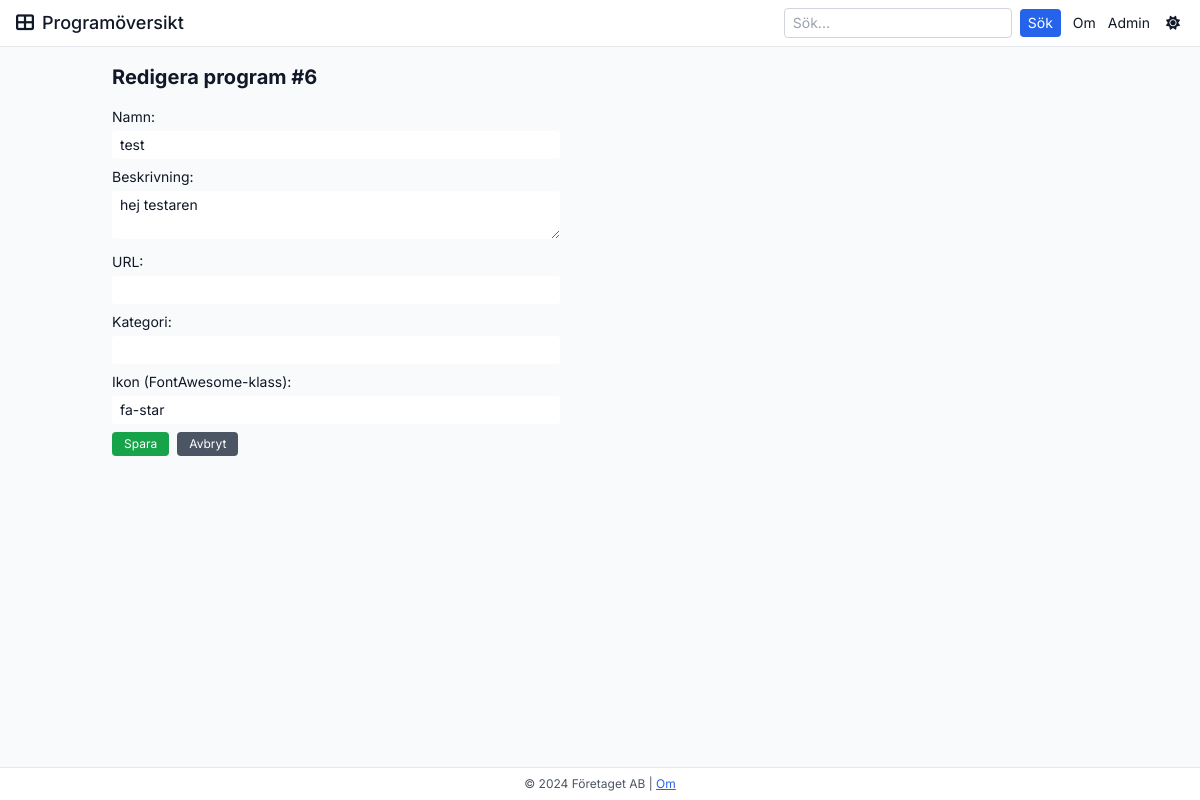
/admin/edit/6, run on the app's committed database.
### tables this page shows
CREATE TABLE programs (
            id INTEGER PRIMARY KEY AUTOINCREMENT,
            name TEXT NOT NULL,
            description TEXT,
            url TEXT,
            category TEXT,
            icon TEXT
        );

### app.py (the view)
@app.route('/admin/edit/<int:program_id>', methods=['GET', 'POST'])
def admin_edit(program_id):
    conn = get_db_connection()
    if request.method == 'POST':
        name = request.form.get('name', '').strip()
        description = request.form.get('description', '').strip()
        url = request.form.get('url', '').strip()
        category = request.form.get('category', '').strip()
        icon = request.form.get('icon', '').strip()
        conn.execute('UPDATE programs SET name = ?, description = ?, url = ?, category = ?, icon = ? WHERE id = ?',
                     (name, description, url, category, icon, program_id))
        conn.commit()
        conn.close()
        return redirect(url_for('admin'))
    else:
        row = conn.execute('SELECT id, name, description, url, category, icon FROM programs WHERE id = ?', (program_id,)).fetchone()
        conn.close()
        if row:
            prog = Program(id=row["id"], name=row["name"], description=row["description"], url=row["url"], category=row["category"], icon=row["icon"])
            return render_template('edit_program.html', program=prog)
        else:
            return redirect(url_for('admin'))

### app.py (called while the page is built)
def get_db_connection():
    conn = sqlite3.connect(DATABASE)
    conn.row_factory = sqlite3.Row
    return conn

### templates/edit_program.html
{% extends "base.html" %}
{% block content %}
<h1 class="text-xl font-bold mb-4">Redigera program #{{ program.id }}</h1>
<form action="{{ url_for('admin_edit', program_id=program.id) }}" method="post" class="space-y-2 w-full max-w-md text-sm">
    <div>
        <label for="name" class="block mb-1">Namn:</label>
        <input type="text" id="name" name="name" value="{{ program.name }}" class="w-full rounded px-2 py-1 dark:bg-gray-700 dark:text-gray-100 text-sm" required>
    </div>
    <div>
        <label for="description" class="block mb-1">Beskrivning:</label>
        <textarea id="description" name="description" class="w-full rounded px-2 py-1 dark:bg-gray-700 dark:text-gray-100 text-sm" rows="2">{{ program.description }}</textarea>
    </div>
    <div>
        <label for="url" class="block mb-1">URL:</label>
        <input type="text" id="url" name="url" value="{{ program.url }}" class="w-full rounded px-2 py-1 dark:bg-gray-700 dark:text-gray-100 text-sm">
    </div>
    <div>
        <label for="category" class="block mb-1">Kategori:</label>
        <input type="text" id="category" name="category" value="{{ program.category }}" class="w-full rounded px-2 py-1 dark:bg-gray-700 dark:text-gray-100 text-sm">
    </div>
    <div>
        <label for="icon" class="block mb-1">Ikon (FontAwesome-klass):</label>
        <input type="text" id="icon" name="icon" value="{{ program.icon }}" class="w-full rounded px-2 py-1 dark:bg-gray-700 dark:text-gray-100 text-sm" placeholder="t.ex. fa-star">
    </div>
    <div class="flex space-x-2 mt-2">
        <button type="submit" class="bg-green-600 text-white px-3 py-1 rounded hover:bg-green-700 text-xs">Spara</button>
        <a href="{{ url_for('admin') }}" class="bg-gray-600 text-white px-3 py-1 rounded hover:bg-gray-700 text-xs">Avbryt</a>
    </div>
</form>
{% endblock %}

### static/css/custom.css (style rules this page uses)
body { background-color: #121212; color: #ffffff; font-family: 'Inter', sans-serif; }

### data on the page
programs: id "6", name "test", description "hej testaren", icon "fa-star"
